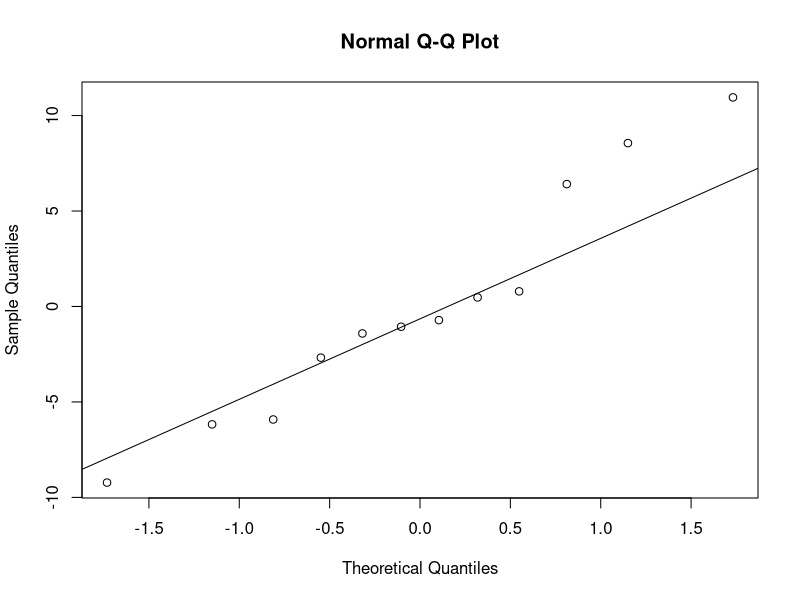

The R script that drew this image: (Note: this script raises an error after producing the figure.)
# -----------------------------------------------------------------------------
#   Question 1
# -----------------------------------------------------------------------------

X_mean <- 2
Y_mean <- -1

# theorem 2.56
2*X_mean+Y_mean
# 3

# -----------------------------------------------------------------------------
#   Question 2
# -----------------------------------------------------------------------------

y <- c(59, 52, 42, 59, 24, 24, 40, 32, 63, 55, 34, 24)
x <- c(298, 303, 270, 287, 236, 245, 265, 233, 286, 290, 264, 239)

fit <- lm(y ~ x)

summary(fit)

# 3 - 0.8334


# -----------------------------------------------------------------------------
#   Question 3
# -----------------------------------------------------------------------------

y <- c(59, 52, 42, 59, 24, 24, 40, 32, 63, 55, 34, 24)
x <- c(298, 303, 270, 287, 236, 245, 265, 233, 286, 290, 264, 239)

fit <- lm(y ~ x)

qqnorm(fit$residuals)
qqline(fit$residuals)

# 2

# -----------------------------------------------------------------------------
#   Question 4
# -----------------------------------------------------------------------------

df <- 10
n <- df+2
s <- 0.0763
conf_interval <- 95
alpha <- (100 - conf_interval) / 100
1-alpha/2
t <- qt(1 - alpha / 2, n - 2)     # T-value
t

# 3

# -----------------------------------------------------------------------------
#   Question 5
# -----------------------------------------------------------------------------

# 4

# -----------------------------------------------------------------------------
#   Question 6
# -----------------------------------------------------------------------------

df <- 34
# To do it from the standard deviation, sample mean and sample size
# n is sample size
n <- df+1
# x is sample mean
x <- 6.461533
# sample standard deviation is
s <- 0.845 # wtf where
# the confidence interval thingy
conf_interval <- 99
alpha <- (100 - conf_interval) / 100

# Calculate
x + c(-1, 1) * qt(1 - alpha / 2, n - 1) * s / sqrt(n)

# 3 - 6.07 6.85

# -----------------------------------------------------------------------------
#   Question 7
# -----------------------------------------------------------------------------

# To do it from the standard deviation, sample mean and sample size
# n is sample size
n <- 34+1
# x is sample mean
x <- 1.857769
# variance
v <- 0.01643549
# sample standard deviation is
s <- sqrt(v)
t <- 45.117
# the confidence interval thingy
conf_interval <- 95
alpha <- (100 - conf_interval) / 100

# Calculate
x + c(-1, 1) * qt(1 - alpha / 2, n - 1) * s / sqrt(n)

x + t

# 4

# -----------------------------------------------------------------------------
#   Question 8
# -----------------------------------------------------------------------------

t.test(log(range1), log(range2), paired = TRUE)
#4?

# -----------------------------------------------------------------------------
#   Question 9
# -----------------------------------------------------------------------------

# method 3.63
ME <- 0.1
s <- 0.8
n <- ((1.96*s)/ME)^2
n
# 4

# -----------------------------------------------------------------------------
#   Question 10
# -----------------------------------------------------------------------------

SST <- 14.163 + 20.305

# 4

# -----------------------------------------------------------------------------
#   Question 11
# -----------------------------------------------------------------------------

# 4 - 0.02 < 0.05 (p)

# -----------------------------------------------------------------------------
#   Question 12
# -----------------------------------------------------------------------------

# binomial

# How many "hits" you want / the value you want to hit
x <- 2
# size is how many times you try / draw
size <- 6
# the probability of getting a hit (percent - 3% -> 0.03)
prob <- 35 / 100

# probability of two or more (at least), so probability of 1 or fewer, other way around
1 - pbinom(x-1, size = size, prob = prob)

# 5 - 0.681


# -----------------------------------------------------------------------------
#   Question 13
# -----------------------------------------------------------------------------

# simulation

# size is how many times you try / draw
size <- 6
# the probability of getting a hit (percent - 3% -> 0.03)
prob <- 35 / 100
# Number of values
k <- 1000000
x <- rbinom(n = k, size = size, prob = prob)
var(x)

# 4 - 1.37

# -----------------------------------------------------------------------------
#   Question 14
# -----------------------------------------------------------------------------

# poisson
bus_per_minute <- 1/15
minutes <- 20
# In a Poisson distribution, the parameter lambda (λ) represents the average number of events that occur in a given
# interval of time or space. It is also known as the rate parameter or the expected value of the distribution.
lambda <- bus_per_minute*minutes

x <- 1

# dpois: This function calculates the probability density function (PDF) of the Poisson
# distribution at a given point. The PDF gives the probability of observing a value within
# a given range.
dpois(x, lambda = lambda)

# 3 - 35.1%


# -----------------------------------------------------------------------------
#   Question 15
# -----------------------------------------------------------------------------

# # poisson
# bus_per_minute <- 1/15
# minutes <- 20
# # In a Poisson distribution, the parameter lambda (λ) represents the average number of events that occur in a given
# # interval of time or space. It is also known as the rate parameter or the expected value of the distribution.
# lambda <- 1/15*60
#
# x <- 90
#
# # ppois: This function calculates the cumulative distribution function (CDF) of the Poisson
# # distribution at a given point. The CDF gives the probability of observing a value less than
# # or equal to a given point.
# qpois(x, lambda = lambda)
# 1 - qpois(x, lambda = lambda)
#
# n <- 10
# # Simulate
# x <- rexp(n, rate = 1/15)
# # Plot the empirical pdf
# plot(table(x)/n)
# # Add the pdf to the plot
# lines(0:20, dpois(0:20,lambda), type="h", col="red")
#
#
# gen <- dnorm(1, 15)
# hist(gen)

# ------------------------

rate <- 1/15
x <- 0.9
# qexp is the inverse cumulative distribution function (ICDF) of the exponential distribution. It calculates the value
# at which a given probability occurs in the exponential distribution.
qexp(x, rate = rate)

# 3 - 34.53

# -----------------------------------------------------------------------------
#   Question 16
# -----------------------------------------------------------------------------

runif(50, 0, 100)
# 1

# -----------------------------------------------------------------------------
#   Question 17
# -----------------------------------------------------------------------------

df <- 10
q <- 0.371
2*(1 - pt(q=q, df=df))
# 4 - 0.7184

# -----------------------------------------------------------------------------
#   Question 18
# -----------------------------------------------------------------------------

df <- 10
p <- 2
n <- df + (p+1)
n
# 5 - 13

# -----------------------------------------------------------------------------
#   Question 19
# -----------------------------------------------------------------------------

# 1 - p < 0.5 (sign diff)

# -----------------------------------------------------------------------------
#   Question 20
# -----------------------------------------------------------------------------

simsamples <- replicate(10000, sample(glutenA, replace = FALSE)) # FALSE?
simmeans <- apply(simsamples, 2, mean)
quantile(simmeans, c(0.025, 0.975))
# 4

# -----------------------------------------------------------------------------
#   Question 21
# -----------------------------------------------------------------------------

simsamples <- replicate(10000, rnorm(10,mean(glutenA),sd(glutenA)))
simsds <- apply(simsamples, 2, sd)
quantile(simsds, c(0.025, 0.975))

# 2 (or 1 if mean)

# -----------------------------------------------------------------------------
#   Question 22
# -----------------------------------------------------------------------------

# 1

# -----------------------------------------------------------------------------
#   Question 23
# -----------------------------------------------------------------------------

# 5

# -----------------------------------------------------------------------------
#   Question 24
# -----------------------------------------------------------------------------

n <- 1268
p <- (852)/n
conf_interval <- 95
alpha <- (100 - conf_interval) / 100
p + c(-1, 1) * sqrt(p * (1 - p) / n) * qnorm(1 - alpha / 2)
# 4 -  0.6460817 0.6977669

# -----------------------------------------------------------------------------
#   Question 25
# -----------------------------------------------------------------------------

# p1 <- 746/1085
# p2 <- 339/1085
n1 <- 852
n2 <- 416
p1 <- 746/n1
p2 <- 339/n2
conf_interval <- 95
alpha <- (100 - conf_interval) / 100
p1-p2 + c(-1,1) * sqrt(p1*(1-p1)/n1+p2*(1-p2)/n2)*qnorm(1 - alpha / 2)

# 3 - 0.01727775 0.10408826

# -----------------------------------------------------------------------------
#   Question 26
# -----------------------------------------------------------------------------

total_allgender <- 1268
total_agree <- 1085
total_male <- 416

male_agree <- total_agree/total_allgender*total_male
male_agree

# 5

# -----------------------------------------------------------------------------
#   Question 27
# -----------------------------------------------------------------------------


#  Insert values
n1 <- 3
n2 <- 2
alpha <- 0.05

# Calculate values
df2d <- (n1 - 1) * (n2 - 1)

# Calculate Result
qchisq(1 - alpha, df2d)

# 2 - 5.991

# -----------------------------------------------------------------------------
#   Question 28
# -----------------------------------------------------------------------------

x <- c(-4.8, -0.1, -1.4, -3.3, 1.1, -2.2, -2.6, -2.8)
sd(x)
# 4 - 1.86

# -----------------------------------------------------------------------------
#   Question 29
# -----------------------------------------------------------------------------

x <- c(-4.8, -0.1, -1.4, -3.3, 1.1, -2.2, -2.6, -2.8)
hist(x)
# 3 - C

# -----------------------------------------------------------------------------
#   Question 30
# -----------------------------------------------------------------------------

# x <- c(-4.8, -0.1, -1.4, -3.3, 1.1, -2.2, -2.6, -2.8)

x <- 10       # Mean
s <- 5       # Standard Deviation
q <- 20       # Quantile to check for

# P( X <= x )
pnorm(10-1, x, s) # P(Y < 10)
1-pnorm(10-1, x, s) # P(Y > 10)
pnorm(10-1, x, s)-pnorm(0-1, x, s) # P(0 < Y < 10)
pnorm(20-1, x, s)-pnorm(0-1, x, s) # P(0 < Y < 20)
1-pnorm(20-1, x, s) # P(Y > 20)


pnorm(20, x, s)-pnorm(0, x, s) # P(0 < Y < 20)
# 4 - 0.954
